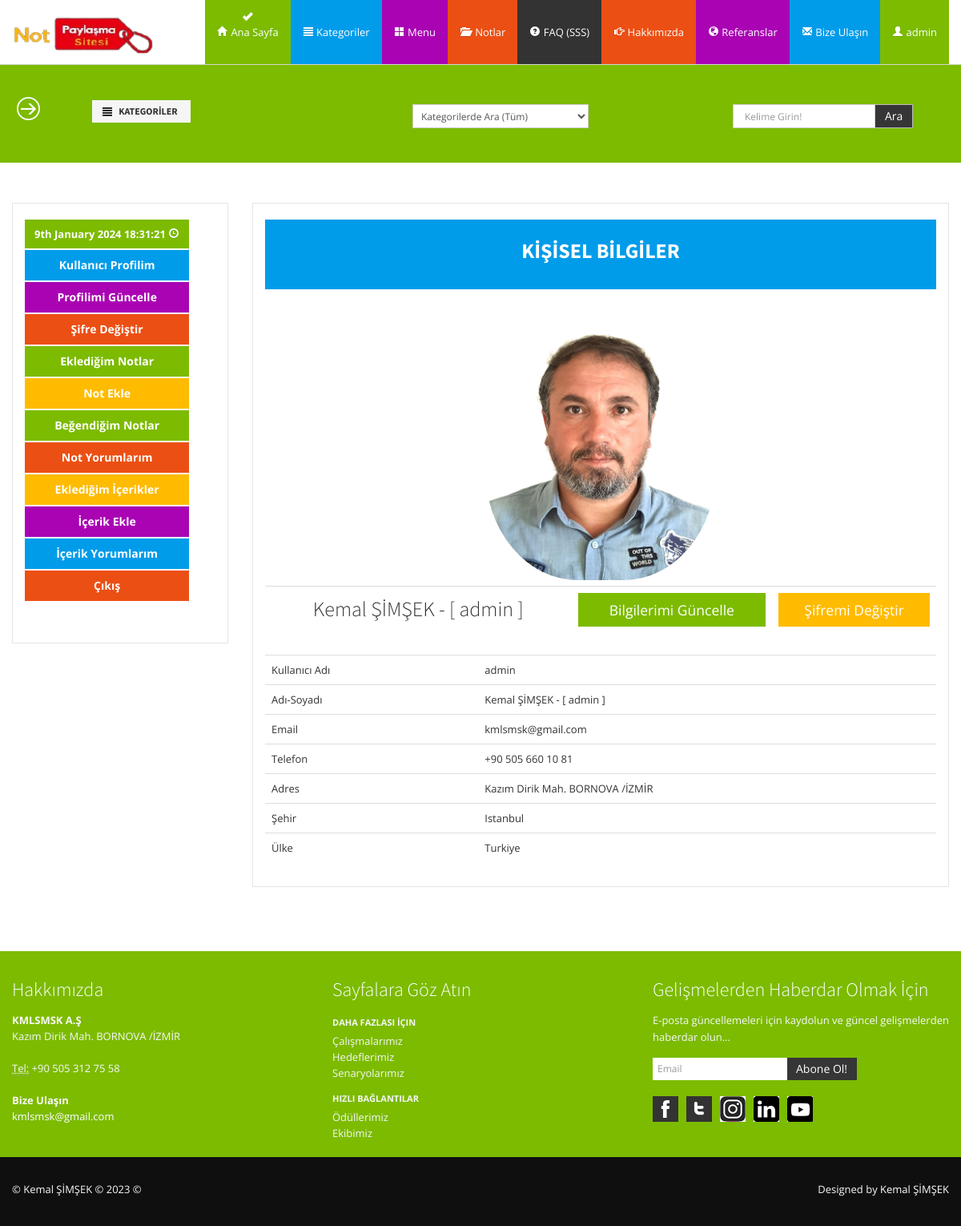
The page /user/ (signed in) on the database its author committed.
### home/models.py (models this page shows, shortened)
class UserProfile(models.Model):
    user=models.OneToOneField(User, on_delete=models.CASCADE)
    phone=models.CharField(blank=True, max_length=20)
    address=models.CharField(blank=True, max_length=150)
    city=models.CharField(blank=True, max_length=25)
    country=models.CharField(blank=True,max_length=25)
    image=models.ImageField(blank=True, upload_to='images/users/')
    def user_name(self):
        return self.user.first_name+ ' '+self.user.last_name+' - [ '+self.user.username+ ' ] '
    def image_tag(self):
        return mark_safe('<img src="{}" height="50"/> '.format(self.image.url))
    image_tag.short_description='Image'

class Settings(models.Model):
    STATUS=(
        ('True', 'Evet'),
        ('False', 'Hayir'),
    )
    title=models.CharField(max_length=200)
    keywords=models.CharField(max_length=255)
    description=models.CharField(max_length=255)
    company=models.CharField(max_length=100)
    address=models.CharField(blank=True,max_length=150)
    googleMap=models.CharField(blank=True, max_length=255)
    phone=models.CharField(blank=True, max_length=20)
    fax=models.CharField(blank=True,max_length=20)
    email=models.CharField(blank=True, max_length=60)
    smtpserver=models.CharField(blank=True,max_length=30)
    smtpemail=models.CharField(blank=True,max_length=30)
    smtppassword=models.CharField(blank=True,max_length=30)
    smtpport=models.CharField(blank=True,max_length=10)
    icon=models.ImageField(blank=True, upload_to='images/')
    facebook=models.CharField(blank=True,max_length=50)
    instagram=models.CharField(blank=True,max_length=50)
    twitter=models.CharField(blank=True,max_length=50)
    youtube=models.CharField(blank=True,max_length=70)
    linkedin=models.CharField(blank=True,max_length=90)
    aboutus=RichTextUploadingField(blank=True)
    contact=RichTextUploadingField(blank=True)
    references=RichTextUploadingField(blank=True)
    status=models.CharField(max_length=10, choices=STATUS)
    create_at=models.DateTimeField(auto_now_add=True)
    update_at=models.DateTimeField(auto_now=True)

### user/views.py (the view)
# urls.py: path('', views.index, name='index'),
def index (request):
    category=Category.objects.all()
    menu=Menu.objects.all()
    current_user=request.user
    settings=Settings.objects.get(pk=1)
    profile=UserProfile.objects.get(user_id=current_user.id)
    context={'category': category,
             'profile': profile,
             'menu': menu,
             'settings': settings,
             }
    return render(request, 'user_profile.html', context)

### user/templates/user_profile.html (shortened to what this page needs)
{% extends "homebase.html" %}
{% load static %}
{% block head %}
<!DOCTYPE html>
<html>
<head>
{% endblock head %}
{% block content  %}
{% include "head.html" %}
{% include "header.html" %}
{% include "search.html" %}
<section id="maincontent">
    <div class="container">
      <div class="row">
        <div class="span3">
          <aside>
            <div class="widget">
              {% include "user_panel.html" %}
            </div>
          </aside>
        </div>
        <div class="span9">
          <aside>
            <div class="widget">
              <table class="table">
                <thead>
                  <tr>
                    <td colspan="3">
                      <center><img src="{{profile.image.url}}" class="avatar" height="30">
                      </center></td>
                  </tr>
                </thead>
                <tbody>
                  <tr>
                    <td>
                      <center><h3> {{profile.user_name}}</h3>
                      </center></td>
                      <div class="well well-primary">
                        <center><b> <h3>KİŞİSEL BİLGİLER </b></h3></center>
                      </div>
                      <td><a href="/user/update" class="btn btn-large btn-block btn-success" type="button">Bilgilerimi Güncelle</a>
                      </td><td><a href="/user/{{profile.id}}/password " class="btn btn-large btn-block btn-warning" type="button">Şifremi Değiştir</a>
                      </td>
                  </tr>
                </tbody>
              </table>
              <table class="table">
                <tbody>
                  <tr>
                    <td>Kullanıcı Adı </td> <td>  </td>
                    <td> {{profile.user.username}} </td>
                  </tr>
                  <tr>
                    <td>Adı-Soyadı </td> <td>  </td>
                    <td> {{profile.user_name}} </td>
                  </tr>
                  <tr>
                    <td>Email </td><td>  </td>
                    <td> {{profile.user.email}} </td>
                  </tr>
                  <tr>
                    <td>Telefon </td><td>  </td>
                    <td> {{profile.phone}} </td>
                  </tr>
                  <tr>
                    <td>Adres </td> <td>  </td>
                    <td> {{profile.address}} </td>
                  </tr>
                  <tr>
                    <td>Şehir </td> <td>  </td>
                    <td> {{profile.city}} </td>
                  </tr>
                  <tr>
                    <td>Ülke </td> <td>  </td>
                    <td> {{profile.country}} </td>
                  </tr>
                </tbody>
              </table>
            </div>
          </aside>
        </div>
      </div>
    </div>
  </section>
  {% endblock content  %}

### home/templates/header.html (shortened to what this page needs)
{% load static %}
<header>
  <div class="navbar navbar-fixed-top">
    <div class="navbar-inner bg-info mx-auto">
      <div class="container">
        <a class="brand logo" href="/">
          <img src="{% static "assets/img/logo.png" %}" width="180"/>
        </a>
        <div>
          <nav>
            <ul class="nav topnav">
              <li class="dropdown bg-info success active">
                <a href="/"><i class="icon-home icon-white"></i> Ana Sayfa</a>
              </li>
              {% load mptt_tags %}
              <li class="dropdown primary">
                <a href="#"><i class="icon-align-justify icon-white"></i> Kategoriler</a>
              </li>
              <li class="dropdown info">
                <a href="#"><i class=" icon-th-large icon-white"></i> Menu</a>
              </li>
              <li class="dropdown danger">
                <a href="#"><i class="icon-folder-open icon-white"></i> Notlar</a>
              </li>
              <li class="dropdown inverse">
                <a href="#"><i class="icon-question-sign icon-white"></i> FAQ (SSS) </a>
              </li>
              <li class="dropdown danger">
                <a href="#"><i class=" icon-hand-right icon-white"></i> Hakkımızda</a>
              </li>
              <li class="dropdown info">
                <a href="#"><i class="icon-globe icon-white"></i> Referanslar</a>
              </li>
              <li class="dropdown primary">
                <a href="#"><i class="icon-envelope icon-white"></i> Bize Ulaşın</a>
              </li>
              <li class="dropdown success">
                {% if user.id is not None %}
                <a href="#"> <i class="icon-user icon-white"> </i>
                   {{user.username}} </a>
                {%endif%}
              </li>
            </ul>
          </nav>
        </div>
      </div>
    </div>
  </div>
</header>

### home/templates/footer.html (shortened to what this page needs)
{% load static %}
 <footer class="footer">
  <div class="container">
    <div class="row">
      <div class="span4">
        <div class="widget">
          <h4>Hakkımızda</h4>
          <address>
        <strong>{{settings.company}} </strong><br>
        {{settings.address}}<br>
        <br>
        <abbr title="Phone">Tel:</abbr> {{settings.phone}}
        </address>
          <address>
        <strong>Bize Ulaşın</strong><br>
        <a href="mailto:{{settings.email}}">{{settings.email}}</a>
        </address>
        </div>
      </div>
      <div class="span4">
        <div class="widget">
          <h4>Sayfalara Göz Atın</h4>
          <ul class="nav nav-list regular">
            <li class="nav-header">Daha Fazlası İçin</li>
            <li><a href="#">Çalışmalarımız</a></li>
            <li><a href="#">Hedeflerimiz</a></li>
            <li><a href="#">Senaryolarımız</a></li>
            <li class="nav-header">Hızlı Bağlantılar</li>
            <li><a href="#">Ödüllerimiz</a></li>
            <li><a href="#">Ekibimiz</a></li>
          </ul>
        </div>
      </div>
      <div class="span4">
        <div class="widget">
          <h4>Gelişmelerden Haberdar Olmak İçin</h4>
          <form class="form-horizontal" action="/curriculumVitae/addlistmail/" method="post">
            <fieldset>
              <p>
                E-posta güncellemeleri için kaydolun ve güncel gelişmelerden haberdar olun...
              </p>
              <div class="input-prepend input-append">
                <input class="span2" id="email" name="email" type="text" placeholder="Email">
                <button class="btn btn-inverse" type="submit">Abone Ol!</button>
              </div>
            </fieldset>
          </form>
          <ul class="social_small">
            <li class="facebook first"><a href="{{settings.facebook}}" title="Facebook">Facebook</a></li>
            <li class="twitt"><a href="{{settings.twitter}}" title="Twitter">Twitter</a></li>
            <li class="googleplus"><a href="{{settings.instagram}}" title="Instagram">Instagram</a></li>
            <li class="flickr"><a href="{{settings.linkedin}}" title="Linkedin">Linkedin</a></li>
            <li class="dribbble"><a href="{{settings.youtube}}" title="Youtube">Youtube</a></li>
          </ul>
        </div>
      </div>
    </div>
  </div>
  <div class="verybottom">
    <div class="container">
      <div class="row">
        <div class="span6">
          <p>&copy; Kemal ŞİMŞEK &copy; 2023 &copy; </p>
        </div>
        <div class="span6">
          <div class="pull-right">
            <div class="credits">
              Designed by <a href="https://www.linkedin.com/in/kmlsmsk/"> Kemal ŞİMŞEK</a>
            </div>
          </div>
        </div>
      </div>
    </div>
  </div>
</footer>

### home/static/assets/css/docs.css (style rules this page uses)
section { padding-top: 30px; }

### home/static/assets/css/style.css (style rules this page uses)
.row { margin-bottom:20px; }
.well-primary, .carousel-caption.primary { background: #009cea; color:#fff; }
header .navbar .brand.logo { padding: 0; margin-left:0; margin-top:20px; }
header nav { margin-right:-10px; }
.navbar ul.topnav { float:right; }
.navbar .nav > li > a { float: none; padding: 30px 15px 30px; color: #777777; text-decoration: none; text-shadow: none; }
.navbar .nav .active > a, .navbar .nav .active > a:hover, .navbar .nav .active > a:focus { background-image: url(../img/icons/add.png); background-position: center 15px; background-repeat: no-repeat; -webkit-transition: all 0.2s ease; -moz-transition: all 0.2s ease-in-out; -o-transition: all 0.2s ease-in-out; -ms-transition: all 0.2s ease-in-out; transition: all 0.2s ease-in-out; color:#fff; }
.navbar .nav .primary > a, .navbar .nav .primary > a:hover, .navbar .nav .primary > a:focus { background-color: #009cea; color:#fff; }
.navbar .nav .danger > a, .navbar .nav .danger > a:hover, .navbar .nav .danger > a:focus { background-color: #ec4f13; color:#fff; }
.navbar .nav .info > a, .navbar .nav .info > a:hover, .navbar .nav .info > a:focus { background-color: #a903b3; color:#fff; }
.navbar .nav .success > a, .navbar .nav .success > a:hover, .navbar .nav .success > a:focus { background-color: #7cbb00; color:#fff; }
.navbar .nav .inverse > a, .navbar .nav .inverse > a:hover, .navbar .nav .inverse > a:focus { background-color: #333; color:#fff; }
#maincontent { z-index:1000; margin:0 0 30px; }
aside { border:1px solid #e5e5e5; padding:20px 15px 0 15px; margin: 0 0 30px 0; -webkit-border-radius: 0; -moz-border-radius: 0; border-radius: 0; }
aside .widget { margin-bottom:30px; }
.social_small { margin: 0; }
.social_small li { display: inline; list-style: none; text-indent: -9999px; margin-left: 10px; float: left; -webkit-transition: all 0.3s ease-in-out; -moz-transition: all 0.3s ease-in-out; -o-transition: all 0.3s ease-in-out; -ms-transition: all 0.3s ease-in-out; transition: all 0.3s ease-in-out; }
.social_small li.first { margin-left:0; }
.social_small li a { background-repeat: no-repeat; background-position: 0 0; display: block; height: 32px; width: 32px; }
.facebook { background: url(../img/icons/social/fb.png) no-repeat; }
.googleplus { background: url(../img/icons/social/google.png) no-repeat; }
.dribbble { background: url(../img/icons/social/dribble.png) no-repeat; }
.flickr { background: url(../img/icons/social/flickr.png) no-repeat; }
.twitt { background: url(../img/icons/social/twitter.png) no-repeat; }
footer { padding-top:30px; color:#f8f8f8; }
footer h1, footer h2, footer h3, footer h4, footer h5, footer h6 { color:#fff; }
footer a, footer a:hover { color:#fff; }
footer .verybottom { padding-top:30px; background:#0f0f0f; }
footer .nav-list li, footer .nav-list li a, footer .nav-list li.nav-header { text-shadow:none; color:#f6f6f6; }
footer .nav-list li a { text-shadow:none; }
footer .nav-list.regular .nav-header { padding: 3px 0; }
footer .nav-list.regular > li > a { padding: 0; }
footer.footer .input-append button, footer.footer .input-append input { border:none; }

### home/static/assets/color/success.css (style rules this page uses)
a { color: #7cbb00; }
header .navbar .navbar-inner li.active { border-top: 5px solid #fff; background: #7cbb00; margin-top:-5px; }
footer.footer { background:#7cbb00; }

### home/templates/header.html (style rules this page uses)
img.avatar { width: 35%; border-radius: 40%; }

### rows shown on the page
UserProfile: image (picture), user_name "Kemal ŞİMŞEK - [ admin ]", user.username "admin", user.email "kmlsmsk@gmail.com", phone "+90 505 660 10 81", address "Kazım Dirik Mah. BORNOVA /İZMİR", city "Istanbul", country "Turkiye"
Settings: company "KMLSMSK A.Ş", address "Kazım Dirik Mah. BORNOVA /İZMİR", phone "+90 505 312 75 58", email "kmlsmsk@gmail.com"

### other values the page prints
{{ user.username }} "admin"
